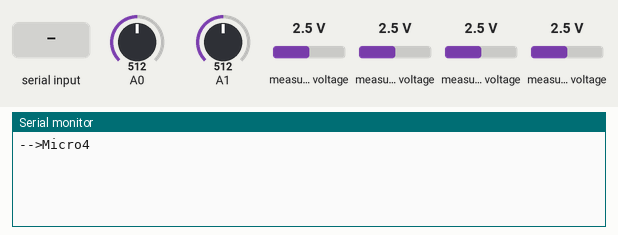
Recording of a sketch running on a simulated Arduino Uno, built with avr-gcc and run on an emulated ATmega328P. Shown: the last lines printed to the serial monitor. The test bench sets the inputs (shaded band); at power-on: A0 = 512, A1 = 512, measured voltage 2.5 V.

Above: at 1.3 s.
1.4 s: "1" received over Serial
At 1.7 s:
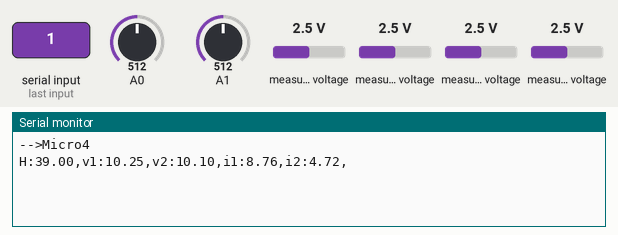
2.9 s: "0" received over Serial
At 3.9 s:
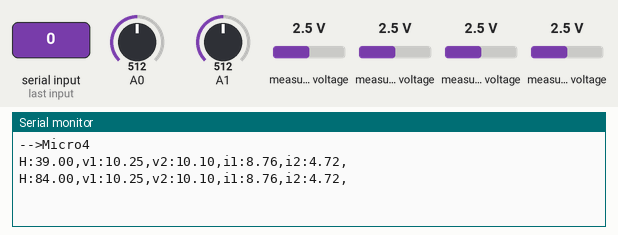

Measured:
- after the input at 1.4 s, the serial monitor: prints a new line at once (image 1)
- after the input at 2.9 s, the serial monitor: prints a new line at once (image 2)

The sketch:

Micro4.ino
```cpp
// (licence header left out)
#include <Arduino.h>
#include <Wire.h>
#include <Adafruit_ADS1015.h>

Adafruit_ADS1115 ads;

void bonjour(){
  Serial.begin(250000);
  Serial.setTimeout(1);
  while (!Serial){} // wait for serial port to open
  delay(20);Serial.println("-->Micro4");delay(100); // wait for listen terminate
}

int h=0;
int heartbeat(){
  h++;
  if (h>1000){h=0;}
  return (h);
}

float map_float(float x, float in_min, float in_max, float out_min, float out_max)
{
  return (x - in_min) * (out_max - out_min) / (in_max - in_min) + out_min;
}

#define Power_Length 5
double Power_Vector[Power_Length];

// Indices definitions
#define H  0
#define v1 1
#define v2 2
#define i1 3
#define i2 4

const char* Power_Vector_Keys[]={
  "H","v1","v2","i1","i2"
};

// Shunt divider resistances and constants

const double I2_R_1HI = 2147.0;
const double I2_R_2HI = 986.4;

const double I2_R_1LO = 2143.0;
const double I2_R_2LO = 987.2;

const double I1_R_1HI = 2962.0;
const double I1_R_2HI = 983.7;

const double I1_R_1LO = 2961.0;
const double I1_R_2LO = 985.5;

const float I1_CHI = I1_R_2HI / (I1_R_1HI + I1_R_2HI);
const float I1_CLO = I1_R_2LO / (I1_R_1LO + I1_R_2LO);

const float I2_CHI = I2_R_2HI / (I2_R_1HI + I2_R_2HI);
const float I2_CLO = I2_R_2LO / (I2_R_1LO + I2_R_2LO);

const float ratio_1 = 0.0061;
const float ratio_2 = 0.0151;

const double I_1_FULL_SCALE = 50; // Amps
const double I_2_FULL_SCALE = 30; // Amps

const float I1_CORR       = 2.954/258.544; // Amps / ADC
const float I2_CORR       = 2.70/428; // Amps / ADC

const float I1_BIAS       = 767;//798-29;
const float I2_BIAS       = 760-12;//749-33;

const float V1_CORRECTION = 1.02443; // corrects for resistance errors
const float V2_CORRECTION = 1.00883;

class Microlink {  /// In Micro4, we don't really care about the data being down
 public:          /// linked from ADCS.
    void init(){
        Serial.setTimeout(10);
        while (Serial.available()>0){Serial.read();}
    }
    void transceive(const char* data_out_keys[], double* data_out){
       if (Serial.available()>0){
         //unsigned long int ST=micros();
         Serial.read(); // flushInput
         for (uint8_t n=0;n<Power_Length;n++){
             Serial.read(); // flush as best you can!
             Serial.print(data_out_keys[n]); // weird glitch makes zeroth element invisible
             Serial.print(":");
             Serial.print(data_out[n]);                            // SEND
             Serial.print(",");
         }   Serial.println();
         //Serial.println(micros()-ST);
      }
    }

} microlink;

double correction(float adc, float ratio){//,double R1,double R2){

  // First, convert ADC -> voltage

  // Input range is +/- 256mV
  //   Max ADC range  +/- 2^16/2 = +/- 32768
  //   256 mV / ADC * ADC = mV

  float volts = (adc * 256.0) / 32768.0; //mV
  volts = volts * ratio;                //  -> Bus mVolts correction

  return volts;

}

void power_setup(){

  ads.setGain(GAIN_SIXTEEN); // 16x gain  +/- 0.256V  1 bit = 0.125mV
  ads.begin();

}

void power_loop(){

  /* Take measurements from ADC */

  Power_Vector[H] = heartbeat();

  // Voltage dividers have R1 = 3k, R2 = 1k, such that ratio = (1/4)*(12) = 3V
  Power_Vector[v1] = map_float((float)analogRead(A0),0,1023,0,20); // 3V/12V, so 5V/20V
  Power_Vector[v2] = map_float((float)analogRead(A1),0,1023,0,20);

  Power_Vector[v1] = Power_Vector[v1] * V1_CORRECTION;
  Power_Vector[v2] = Power_Vector[v2] * V2_CORRECTION;

  Power_Vector[i1] = (double) ads.readADC_Differential_2_3();
  Power_Vector[i2] = (double) ads.readADC_Differential_0_1();

  Power_Vector[i1] = I1_CORR*(Power_Vector[i1] + I1_BIAS);
  Power_Vector[i2] = I2_CORR*(Power_Vector[i2] + I2_BIAS);

  //Power_Vector[i1] = correction((float)ads.readADC_Differential_2_3(), ratio_1);
  //Power_Vector[i2] = correction((float)ads.readADC_Differential_0_1(), ratio_2);

  //Power_Vector[i1] = (Power_Vector[i1] + I1_CLO * ads.readADC_SingleEnded(3))/ I1_CHI;
  //Power_Vector[i1]-= (Power_Vector[i1] - I1_CHI * ads.readADC_SingleEnded(2))/-I1_CLO;

  //Power_Vector[i2] = (Power_Vector[i2] + I2_CLO * ads.readADC_SingleEnded(1))/ I2_CHI;
  //Power_Vector[i2]-= (Power_Vector[i2] - I2_CHI * ads.readADC_SingleEnded(0))/-I2_CLO;

  //Power_Vector[i1] = -Power_Vector[i1]*I_1_FULL_SCALE/100; // mV -> Amps
  //Power_Vector[i2] = -Power_Vector[i2]*I_2_FULL_SCALE/100;

}

void setup() {

  bonjour();
  microlink.init();
  power_setup();

}

void loop() {
  // Approx 1-2 millis total loop time!
  power_loop();
  microlink.transceive(Power_Vector_Keys,Power_Vector);

}
```
